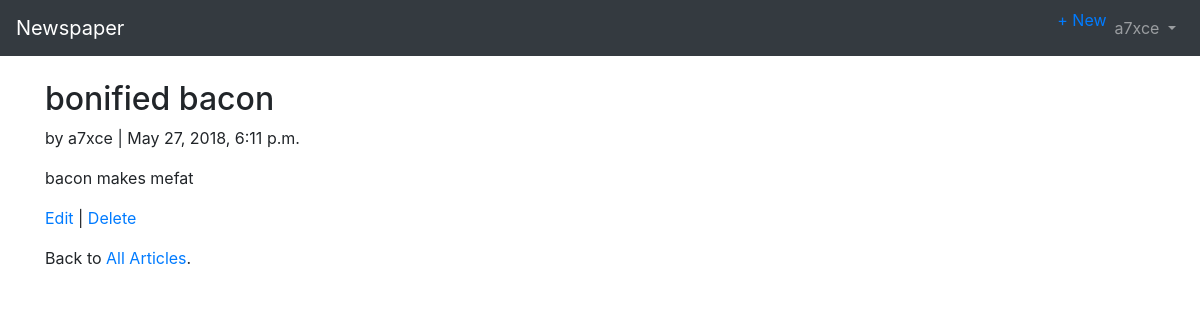
Page /articles/3/ (signed in) on the committed database.
### users/models.py (models this page shows)
class CustomUser(AbstractUser):
    GENDER_CHOICES = (
            ('M', 'Male'),
            ('F', 'Female'),
        )
    age = models.PositiveIntegerField(default=0)
    title = models.CharField(max_length=200, default='', blank=True)
    gender = models.CharField(max_length=1, choices=GENDER_CHOICES, default='', blank=True)

### articles/models.py (models this page shows, shortened)
class Article(models.Model):
    title = models.CharField(max_length=255)
    body = models.TextField()
    date = models.DateTimeField(auto_now_add=True)
    author = models.ForeignKey(
        settings.AUTH_USER_MODEL,
        on_delete=models.CASCADE,
    )

### articles/views.py (the view)
# urls.py: path('<int:pk>/', views.ArticleDetailView.as_view(), name='article_detail'),
class ArticleDetailView(LoginRequiredMixin, DetailView):
    model = models.Article
    template_name = 'article_detail.html'
    login_url = 'login'

### templates/article_detail.html
{% extends 'base.html' %}
{% block content %}
<div class="article-entry">
	<h2>{{ object.title }}</h2>
		<p>by {{ object.author }} | {{ object.date }}</p>
		<p>{{ object.body }}</p>
</div>
<p><a href="{% url 'article_edit' article.pk %}">Edit</a> |
<a href="{% url 'article_delete' article.pk %}">Delete</a></p>
<p>Back to <a href="{% url 'article_list' %}">All Articles</a>.</p>
{% endblock content %}

### templates/base.html (shortened to what this page needs)
<!doctype html>
<html lang="en">
  <head>
    <link rel="stylesheet" href="https://maxcdn.bootstrapcdn.com/bootstrap/4.0.0/css/bootstrap.min.css">
  </head>
  <body>
    <nav class="navbar navbar-expand-md navbar-dark bg-dark mb-4">
      <a class="navbar-brand" href="{% url 'home' %}">Newspaper</a>
      <div class="collapse navbar-collapse" id="navbarCollapse">
        {% if user.is_authenticated %}
          <ul class="navbar-nav ml-auto">
		  <li class="nav-item" text-align="left"><a href="{% url 'article_new' %}">+ New</a></li>
              <a class="nav-link dropdown-toggle" href="#" id="userMenu" data-toggle="dropdown" aria-haspopup="true" aria-expanded="false">
                {{ user.username }}
              </a>
          </ul>
        {% else %}
          <form class="form-inline ml-auto">
            <a href="{% url 'login' %}" class="btn btn-outline-secondary">Log in</a>
            <a href="{% url 'signup' %}" class="btn btn-primary ml-2">Sign up</a>
          </form>
        {% endif %}
      </div>
    </nav>
    <div class="container">
      {% block content %}
      {% endblock %}
    </div>
  </body>
</html>

### rows in the picture
CustomUser: username "a7xce"
Article: title "bonified bacon", author "a7xce", date "May 27, 2018, 6:11 p.m.", body "bacon makes mefat"
